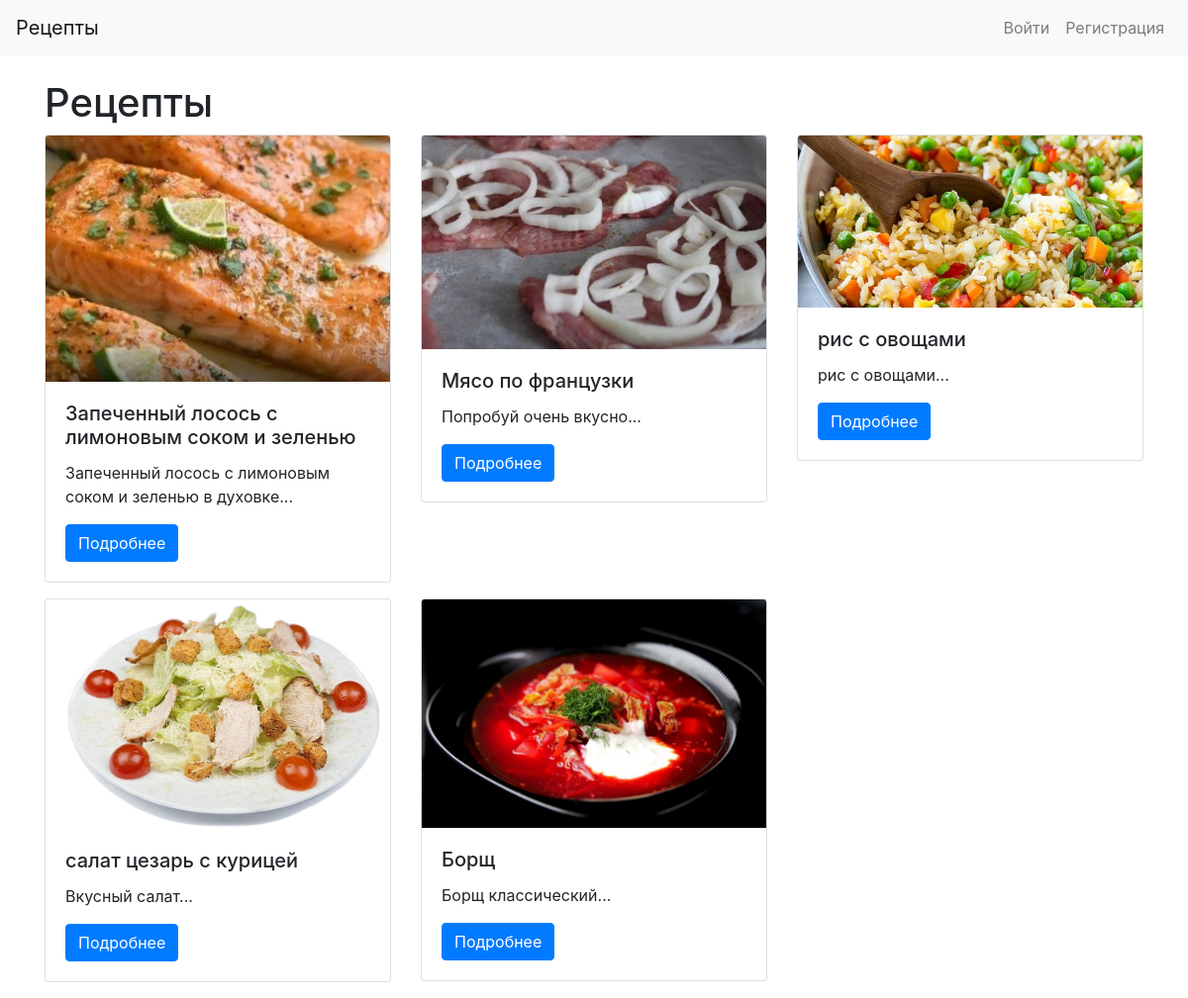
The page / on the database its author committed.
### recipes/models.py (models this page shows, shortened)
class Recipe(models.Model):
    title = models.CharField(max_length=200)
    description = models.TextField()
    ingredients = models.TextField(help_text="Ингредиенты, разделённые запятыми", blank=True)
    steps = models.TextField()
    cooking_time = models.PositiveIntegerField(help_text="Время приготовления, мин.")
    image = models.ImageField(upload_to='recipes/', blank=True, null=True)
    author = models.ForeignKey(User, on_delete=models.CASCADE, related_name='recipes')
    categories = models.ManyToManyField(Category, through='RecipeCategory')
    created_at = models.DateTimeField(auto_now_add=True)

### recipes/views.py (the view)
# urls.py: path('', views.index, name='index'),
def index(request):
    recipes = list(Recipe.objects.all())
    random_recipes = random.sample(recipes, min(len(recipes), 5))
    return render(request, 'recipes/index.html', {'recipes': random_recipes})

### recipes/templates/recipes/index.html
{% extends 'recipes/base.html' %}
{% block content %}
<h1>Рецепты</h1>
<div class="row">
  {% for recipe in recipes %}
    <div class="col-md-4 mb-3">
      <div class="card">
        {% if recipe.image %}
          <img src="{{ recipe.image.url }}" class="card-img-top" alt="{{ recipe.title }}">
        {% endif %}
        <div class="card-body">
          <h5 class="card-title">{{ recipe.title }}</h5>
          <p class="card-text">{{ recipe.description|slice:":100" }}...</p>
          <a href="{% url 'recipe_detail' recipe.pk %}" class="btn btn-primary">Подробнее</a>
        </div>
      </div>
    </div>
  {% endfor %}
</div>
{% endblock %}

### recipes/templates/recipes/base.html (shortened to what this page needs)
<!DOCTYPE html>
<html lang="ru">
<head>
    <link rel="stylesheet" href="https://stackpath.bootstrapcdn.com/bootstrap/4.5.2/css/bootstrap.min.css" />
</head>
<body>
<nav class="navbar navbar-expand-lg navbar-light bg-light">
  <a class="navbar-brand" href="{% url 'index' %}">Рецепты</a>
  <div class="collapse navbar-collapse">
    <ul class="navbar-nav ml-auto">
      {% if user.is_authenticated %}
        <li class="nav-item"><a class="nav-link" href="{% url 'add_recipe' %}">Добавить рецепт</a></li>
        <li class="nav-item"><a class="nav-link" href="{% url 'logout' %}">Выйти</a></li>
      {% else %}
        <li class="nav-item"><a class="nav-link" href="{% url 'login' %}">Войти</a></li>
        <li class="nav-item"><a class="nav-link" href="{% url 'register' %}">Регистрация</a></li>
      {% endif %}
    </ul>
  </div>
</nav>
<div class="container mt-4">
    {% block content %}{% endblock %}
</div>
</body>
</html>

### rows shown on the page
Recipe: image (picture), title "Запеченный лосось с лимоновым соком и зеленью", description "Запеченный лосось с лимоновым соком и зеленью в духовке"
Recipe: image (picture), title "Мясо по французки", description "Попробуй очень вкусно"
Recipe: image (picture), title "рис с овощами", description "рис с овощами"
Recipe: image (picture), title "салат цезарь с курицей", description "Вкусный салат"
Recipe: image (picture), title "Борщ", description "Борщ классический"
